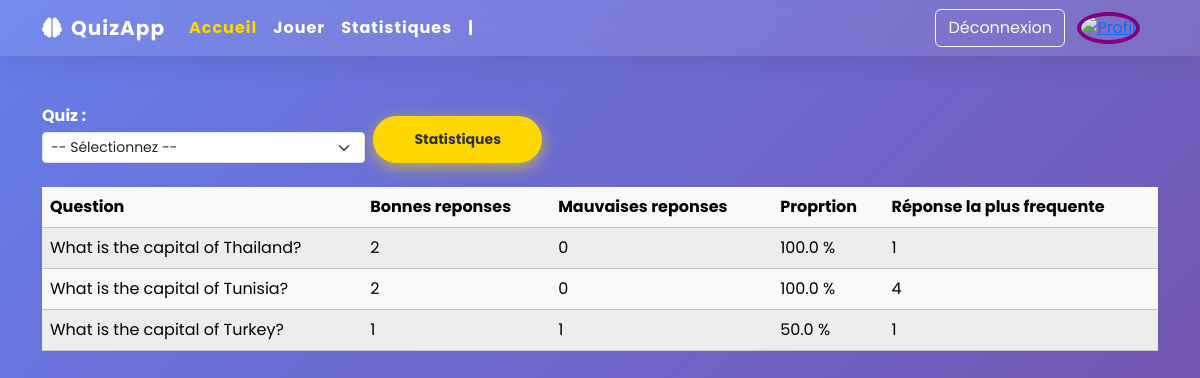
The page /quiz/question/stats/93 (signed in) on the database its author committed.
### quizApp/models.py (models this page shows, shortened)
class Question(models.Model):
    TYPE_CHOICES = [
        ('QCM', 'QCM'),
        ('VF', 'Vrai/Faux'),
        ('RC', 'Réponse courte'),
    ]
    quiz = models.ForeignKey(Quiz, on_delete=models.CASCADE, related_name='questions')
    question_text = models.CharField(max_length=255)
    type_question = models.CharField(max_length=3, choices=TYPE_CHOICES, default='QCM')
    reponse_1 = models.CharField(max_length=255)
    reponse_2 = models.CharField(max_length=255, blank=True)
    reponse_3 = models.CharField(max_length=255, blank=True)
    reponse_4 = models.CharField(max_length=255, blank=True)
    bonne_reponse = models.IntegerField()

### quizApp/views.py (the view, shortened to what this page needs)
# urls.py: path('question/stats/<int:quizID>', views.question_stats.as_view(), name='quiz_stats'),
class question_stats(View):
    def get(self, request, quizID):
        quiz = Quiz.objects.get(id = quizID)
        data = []
        questions = quiz.questions.all()
        for question in questions :
            answers = question.history.all()
            right_answers = 0
            answer_counter = {}
            for answer in answers :
                ans_val = (answer.user_answer or '').strip().lower()
                if ans_val:
                    answer_counter[ans_val] = answer_counter.get(ans_val, 0) + 1
                if question.type_question == 'QCM':
                    if answer.user_answer and str(answer.user_answer) == str(question.bonne_reponse):
                        right_answers += 1
                elif question.type_question == 'VF':
                    bonne = str(question.reponse_1).strip().lower()
                    user_val = str(answer.user_answer).strip().lower()
                    if user_val == bonne:
                        right_answers += 1
                elif question.type_question == 'RC':
                    if answer.user_answer and answer.user_answer.strip().lower() == (question.reponse_1 or '').strip().lower():
                        right_answers += 1
            if answer_counter:
                most_frequent_answer = max(answer_counter.items(), key=lambda x: x[1])[0]
            else:
                most_frequent_answer = None
            proportion = round((right_answers / len(answers)) * 100, 0) if len(answers) > 0 else '_'
            data.append({
                'text' : question.question_text,
                'right_answers': right_answers,
                'bad_answers' : len(answers)-right_answers,
                'proportion': proportion,
                'most_frequent_answer': most_frequent_answer
            })
        return render(request, 'question_stats.html', {
            'questions':data,
            "quizzes" :  Quiz.objects.all()
        })

### quizApp/templates/question_stats.html (shortened to what this page needs)
{% load static %}
<!DOCTYPE html>
<html lang="fr">
<head>
  <link href="https://cdn.jsdelivr.net/npm/bootstrap@5.3.5/dist/css/bootstrap.min.css" rel="stylesheet" />
  <link rel="stylesheet" href="https://cdnjs.cloudflare.com/ajax/libs/font-awesome/6.5.0/css/all.min.css" />
</head>
<body>
    {% include 'navbar.html' %}
    <div class="container mt-5">
      <form id="quizForm" class="d-flex align-items-end gap-2 mb-4" style="max-width: 500px;">
        <div class="flex-grow-1">
          <label for="quizSelect" class="form-label text-white fw-bold mb-1">Quiz :</label>
          <select class="form-select form-select-sm" id="quizSelect" name="quiz_id" required style="min-width: 180px;">
            <option value="" disabled selected>-- Sélectionnez --</option>
          </select>
        </div>
        <button type="submit" class="btn btn-main btn-sm" style="white-space:nowrap; min-width:120px;">Statistiques</button>
      </form>
        <table class="table table-light table-striped">
            <thead>
                <tr>
                    <th scope="col">Question</th>
                    <th scope="col">Bonnes reponses</th>
                    <th scope="col" >Mauvaises reponses</th>
                    <th scope="col" >Proprtion</th>
                    <th scope="col" >Réponse la plus frequente</th>
                </tr>
            </thead>
            <tbody>
                {% for question in questions %}
                <tr>
                    <td>{{ question.text }}</td>
                    <td>{{ question.right_answers}}</td>
                    <td>{{ question.bad_answers}}</td>
                    <td>{{question.proportion}} %</td>
                    <td>{{question.most_frequent_answer}}</td>
                </tr>
                {% endfor %}
            </tbody>
        </table>
    </div>
</body>

### quizApp/templates/question_stats.html (style rules this page uses)
body { background: linear-gradient(135deg, #667eea, #764ba2); font-family: 'Poppins', sans-serif; color: #fff; margin: 0; min-height: 100vh; display: flex; flex-direction: column; }
.btn-main { background: #ffd700; color: #333; font-weight: 700; border-radius: 30px; padding: 0.75rem 2.5rem; transition: all 0.3s ease; box-shadow: 0 4px 15px rgba(255, 215, 0, 0.6); animation: pulse 2.5s infinite; }

### rows shown on the page
Question: text "What is the capital of Thailand?"
Question: text "What is the capital of Tunisia?"
Question: text "What is the capital of Turkey?"

### other values the page prints
{{ question.right_answers }} "2" "2" "1"
{{ question.bad_answers }} "0" "0" "1"
{{ question.proportion }} "100.0" "100.0" "50.0"
{{ question.most_frequent_answer }} "1" "4" "1"
